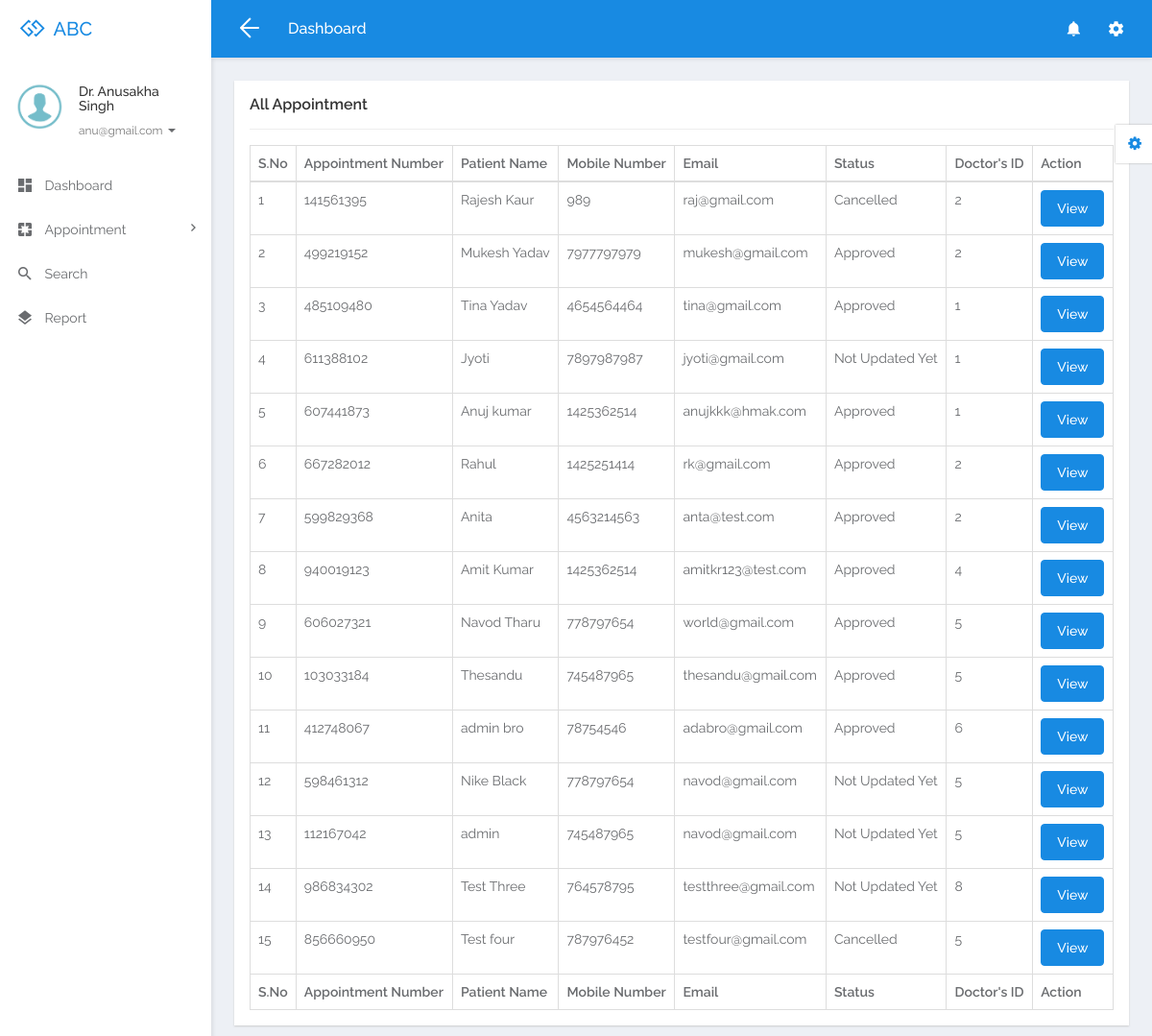
/doctor/all-appointmenttesting.php (signed in), run on the app's committed database.
### tables this page shows
CREATE TABLE `tbldoctor` (
  `ID` int(5) NOT NULL,
  `FullName` varchar(250) DEFAULT NULL,
  `MobileNumber` bigint(10) DEFAULT NULL,
  `Email` varchar(250) DEFAULT NULL,
  `Specialization` varchar(250) DEFAULT NULL,
  `Password` varchar(259) DEFAULT NULL,
  `CreationDate` timestamp NULL DEFAULT current_timestamp()
);

CREATE TABLE `tblappointment` (
  `ID` int(10) NOT NULL,
  `AppointmentNumber` int(10) DEFAULT NULL,
  `Name` varchar(250) DEFAULT NULL,
  `MobileNumber` bigint(20) DEFAULT NULL,
  `Email` varchar(250) DEFAULT NULL,
  `AppointmentDate` date DEFAULT NULL,
  `AppointmentTime` time DEFAULT NULL,
  `Specialization` varchar(250) DEFAULT NULL,
  `Doctor` int(10) DEFAULT NULL,
  `Message` mediumtext DEFAULT NULL,
  `ApplyDate` timestamp NULL DEFAULT current_timestamp(),
  `Remark` varchar(250) DEFAULT NULL,
  `Status` varchar(250) DEFAULT NULL,
  `UpdationDate` timestamp NULL DEFAULT NULL ON UPDATE current_timestamp()
);

### doctor/all-appointmenttesting.php (the view, shortened to what this page needs)
<?php
class AppointmentSystem {
    private $db;
    public function __construct($db) {
        $this->db = $db;
    }
    public function getAppointments() {
        $sql = "SELECT * FROM tblappointment";
        $query = $this->db->prepare($sql);
        $query->execute();
        return $query->fetchAll(PDO::FETCH_OBJ);
    }
}
include('includes/dbconnection.php');
$appointmentSystem = new AppointmentSystem($dbh);
$appointmentSystem->checkSession();
$appointments = $appointmentSystem->getAppointments();
?>
<!DOCTYPE html>
<html lang="en">
<head>
    <link rel="stylesheet" href="libs/bower/font-awesome/css/font-awesome.min.css">
    <link rel="stylesheet" href="libs/bower/material-design-iconic-font/dist/css/material-design-iconic-font.css">
    <link rel="stylesheet" href="libs/bower/animate.css/animate.min.css">
    <link rel="stylesheet" href="libs/bower/fullcalendar/dist/fullcalendar.min.css">
    <link rel="stylesheet" href="libs/bower/perfect-scrollbar/css/perfect-scrollbar.css">
    <link rel="stylesheet" href="assets/css/bootstrap.css">
    <link rel="stylesheet" href="assets/css/core.css">
    <link rel="stylesheet" href="assets/css/app.css">
</head>
<body class="menubar-left menubar-unfold menubar-light theme-primary">
<?php include_once('includes/header.php');?>
<?php include_once('includes/sidebar.php');?>
<main id="app-main" class="app-main">
    <div class="wrap">
        <section class="app-content">
            <div class="row">
                <div class="col-md-12">
                    <div class="widget">
                        <header class="widget-header">
                            <h4 class="widget-title">All Appointment</h4>
                        </header>
                        <hr class="widget-separator">
                        <div class="widget-body">
                            <div class="table-responsive">
                                <table class="table table-bordered table-hover js-basic-example dataTable table-custom">
                                    <thead>
                                    <tr>
                                        <th>S.No</th>
                                        <th>Appointment Number</th>
                                        <th>Patient Name</th>
                                        <th>Mobile Number</th>
                                        <th>Email</th>
                                        <th>Status</th>
                                        <th>Doctor's ID</th>
                                        <th>Action</th>
                                    </tr>
                                    </thead>
                                    <tbody>
                                    <?php
                                    $cnt = 1;
                                    foreach ($appointments as $row) {
                                        ?>
                                        <tr>
                                            <td><?php echo htmlentities($cnt); ?></td>
                                            <td><?php echo htmlentities($row->AppointmentNumber); ?></td>
                                            <td><?php echo htmlentities($row->Name); ?></td>
                                            <td><?php echo htmlentities($row->MobileNumber); ?></td>
                                            <td><?php echo htmlentities($row->Email); ?></td>
                                            <td><?php echo ($row->Status == "") ? "Not Updated Yet" : htmlentities($row->Status); ?></td>
                                            <td><?php echo htmlentities($row->Doctor); ?></td>
                                            <td><a href="view-appointment-detail.php?editid=<?php echo htmlentities($row->ID); ?>&amp;aptid=<?php echo htmlentities($row->AppointmentNumber); ?>" class="btn btn-primary">View</a></td>
                                        </tr>
                                        <?php
                                        $cnt = $cnt + 1;
                                    }
                                    ?>
                                    </tbody>
                                    <tfoot>
                                    <tr>
                                        <th>S.No</th>
                                        <th>Appointment Number</th>
                                        <th>Patient Name</th>
                                        <th>Mobile Number</th>
                                        <th>Email</th>
                                        <th>Status</th>
                                        <th>Doctor's ID</th>
                                        <th>Action</th>
                                    </tr>
                                    </tfoot>
                                </table>
                            </div>
                        </div>
                    </div>
                </div>
            </div>
        </section>
    </div>
</main>
<?php include_once('includes/customizer.php');?>
</body>
</html>

### doctor/includes/sidebar.php (shortened to what this page needs)
<aside id="menubar" class="menubar light">
  <div class="app-user">
    <div class="media">
      <div class="media-left">
        <div class="avatar avatar-md avatar-circle">
          <a href="javascript:void(0)"><img class="img-responsive" src="assets/images/images.png" alt="avatar"/></a>
        </div>
      </div>
      <div class="media-body">
        <div class="foldable">
          <?php
$eid=$_SESSION['damsid'];
$sql="SELECT FullName,Email from  tbldoctor where ID=:eid";
$query = $dbh -> prepare($sql);
$query->bindParam(':eid',$eid,PDO::PARAM_STR);
$query->execute();
$results=$query->fetchAll(PDO::FETCH_OBJ);
foreach($results as $row)
{
$email=$row->Email;
$fname=$row->FullName;
}   ?>
          <h5><a href="javascript:void(0)" class="username"><?php  echo $fname ;?></a></h5>
          <ul>
            <li class="dropdown">
              <a href="javascript:void(0)" class="dropdown-toggle usertitle" data-toggle="dropdown" aria-haspopup="true" aria-expanded="false">
                <small><?php  echo $email;?></small>
                <span class="caret"></span>
              </a>
            </li>
          </ul>
        </div>
      </div>
    </div>
  </div>
  <div class="menubar-scroll">
    <div class="menubar-scroll-inner">
      <ul class="app-menu">
        <li class="has-submenu">
          <a href="dashboard.php">
            <i class="menu-icon zmdi zmdi-view-dashboard zmdi-hc-lg"></i>
            <span class="menu-text">Dashboard</span>
          </a>
        </li>
       <li class="has-submenu">
          <a href="javascript:void(0)" class="submenu-toggle">
            <i class="menu-icon zmdi zmdi-pages zmdi-hc-lg"></i>
            <span class="menu-text">Appointment</span>
            <i class="menu-caret zmdi zmdi-hc-sm zmdi-chevron-right"></i>
          </a>
        </li>
        <li>
          <a href="search.php">
            <i class="menu-icon zmdi zmdi-search zmdi-hc-lg"></i>
            <span class="menu-text">Search</span>
          </a>
        </li>
        <li>
          <a href="appointment-bwdates.php">
            <i class="menu-icon zmdi zmdi-layers zmdi-hc-lg"></i>
            <span class="menu-text">Report</span>
          </a>
        </li>
      </ul>
    </div>
  </div>
</aside>

### data on the page
tbldoctor: FullName "Dr. Anusakha Singh", Email "anu@gmail.com"
tblappointment: AppointmentNumber "141561395", Name "Rajesh Kaur", MobileNumber "989", Email "raj@gmail.com", Status "Cancelled", Doctor "2"
tblappointment: AppointmentNumber "499219152", Name "Mukesh Yadav", MobileNumber "7977797979", Email "mukesh@gmail.com", Status "Approved", Doctor "2"
tblappointment: AppointmentNumber "485109480", Name "Tina Yadav", MobileNumber "4654564464", Email "tina@gmail.com", Status "Approved", Doctor "1"
tblappointment: AppointmentNumber "611388102", Name "Jyoti", MobileNumber "7897987987", Email "jyoti@gmail.com", shows "Not Updated Yet", Doctor "1"
tblappointment: AppointmentNumber "607441873", Name "Anuj kumar", MobileNumber "1425362514", Email "anujkkk@hmak.com", Status "Approved", Doctor "1"
tblappointment: AppointmentNumber "667282012", Name "Rahul", MobileNumber "1425251414", Email "rk@gmail.com", Status "Approved", Doctor "2"
tblappointment: AppointmentNumber "599829368", Name "Anita", MobileNumber "4563214563", Email "anta@test.com", Status "Approved", Doctor "2"
tblappointment: AppointmentNumber "940019123", Name "Amit Kumar", MobileNumber "1425362514", Email "amitkr123@test.com", Status "Approved", Doctor "4"
tblappointment: AppointmentNumber "606027321", Name "Navod Tharu", MobileNumber "778797654", Email "world@gmail.com", Status "Approved", Doctor "5"
tblappointment: AppointmentNumber "103033184", Name "Thesandu", MobileNumber "745487965", Email "thesandu@gmail.com", Status "Approved", Doctor "5"
tblappointment: AppointmentNumber "412748067", Name "admin bro", MobileNumber "78754546", Email "adabro@gmail.com", Status "Approved", Doctor "6"
tblappointment: AppointmentNumber "598461312", Name "Nike Black", MobileNumber "778797654", Email "navod@gmail.com", shows "Not Updated Yet", Doctor "5"
tblappointment: AppointmentNumber "112167042", Name "admin", MobileNumber "745487965", Email "navod@gmail.com", shows "Not Updated Yet", Doctor "5"
tblappointment: AppointmentNumber "986834302", Name "Test Three", MobileNumber "764578795", Email "testthree@gmail.com", shows "Not Updated Yet", Doctor "8"
tblappointment: AppointmentNumber "856660950", Name "Test four", MobileNumber "787976452", Email "testfour@gmail.com", Status "Cancelled", Doctor "5"
